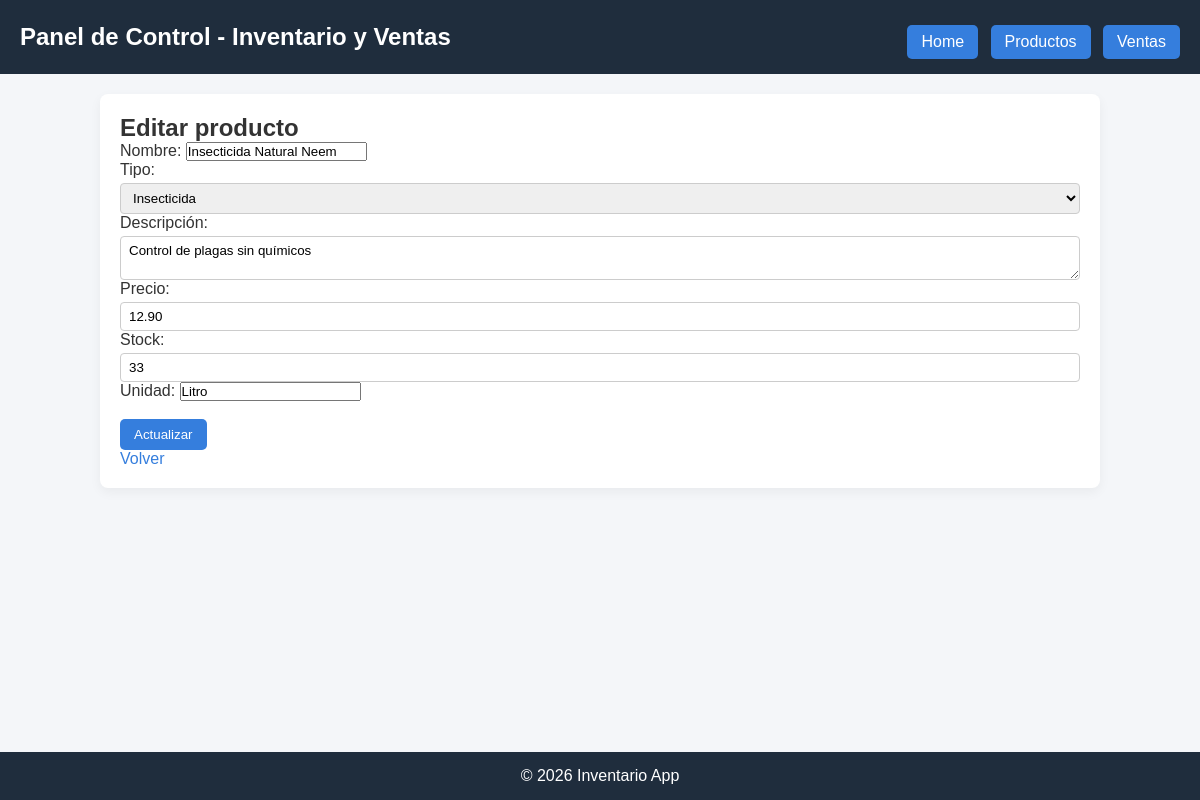
Page /index.php?modulo=productos_editar&id=2 on the committed database.
### tables this page shows
CREATE TABLE `productos` (
  `id` int NOT NULL,
  `nombre` varchar(150) NOT NULL,
  `tipo` enum('Fertilizante','Abono','Insecticida','Fungicida','Herbicida') NOT NULL,
  `descripcion` text,
  `precio` decimal(10,2) NOT NULL,
  `stock` int NOT NULL,
  `unidad` varchar(50) NOT NULL,
  `created_at` timestamp NULL DEFAULT CURRENT_TIMESTAMP
);

### config/database.php (called while the page is built, shortened)
<?php
class Database {
    private $host = "localhost";
    private $db   = "inventario";
    private $user = "root";
    private $pass = "1234";
    private $charset = "utf8mb4";
    public function conectar() {
        try {
            $dsn = "mysql:host={$this->host};dbname={$this->db};charset={$this->charset}";
            $pdo = new PDO($dsn, $this->user, $this->pass);
            $pdo->setAttribute(PDO::ATTR_ERRMODE, PDO::ERRMODE_EXCEPTION);
            return $pdo;
        } catch (PDOException $e) {
            die("Error de conexión: " . $e->getMessage());
        }
    }
}
?>

### models/producto.php (called while the page is built, shortened)
<?php
require_once '../config/database.php';
class Producto {
    private $conn;
    public function __construct($conexion) {
        $this->conn = $conexion;
    }
    public function obtenerPorId($id) {
    $sql = "SELECT * FROM productos WHERE id = :id";
    $stmt = $this->conn->prepare($sql);
    $stmt->execute([':id' => $id]);
    return $stmt->fetch(PDO::FETCH_ASSOC);
    }
}
?>

### public/productos_editar.php (the view, shortened to what this page needs)
<?php
require_once '../controllers/ProductoController.php';
require_once '../models/Producto.php';
require_once '../config/database.php';
$id = $_GET['id'] ?? null;
$db = new Database();
$modelo = new Producto($db->conectar());
$producto = $modelo->obtenerPorId($id);
?>
<h2>Editar producto</h2>
<form method="post">
    Nombre: <input name="nombre" value="<?= $producto['nombre'] ?>"><br>
    Tipo:
    <select name="tipo">
        <?php
        $tipos = ['Fertilizante','Abono','Insecticida','Fungicida','Herbicida'];
        foreach ($tipos as $t) {
            $sel = ($producto['tipo'] == $t) ? 'selected' : '';
            echo "<option $sel>$t</option>";
        }
        ?>
    </select><br>
    Descripción: <textarea name="descripcion"><?= $producto['descripcion'] ?></textarea><br>
    Precio: <input type="number" step="0.01" name="precio" value="<?= $producto['precio'] ?>"><br>
    Stock: <input type="number" name="stock" value="<?= $producto['stock'] ?>"><br>
    Unidad: <input name="unidad" value="<?= $producto['unidad'] ?>"><br><br>
    <button type="submit">Actualizar</button>
</form>
<a href="index.php?modulo=productos_listar">Volver</a>

### public/css/style.css (style rules this page uses)
body { font-family: 'Arial', sans-serif; margin: 0; padding: 0; background: #f2f4f7; color: #333; }
* { box-sizing: border-box; margin: 0; padding: 0; font-family: Arial, sans-serif; }
body { background-color: #f4f6f9; color: #333; }
input[type="number"], input[type="text"], textarea, select { padding: 6px 8px; border-radius: 4px; border: 1px solid #ccc; width: 100%; margin-top: 4px; }
button { background-color: #357edd; color: white; border: none; padding: 8px 14px; border-radius: 5px; cursor: pointer; transition: background 0.3s; }
a { text-decoration: none; color: #357edd; }

### rows in the picture
productos: nombre "Insecticida Natural Neem", descripcion "Control de plagas sin químicos", precio "12.90", stock "33", unidad "Litro"

### other values in the picture
form field tipo "Insecticida"
